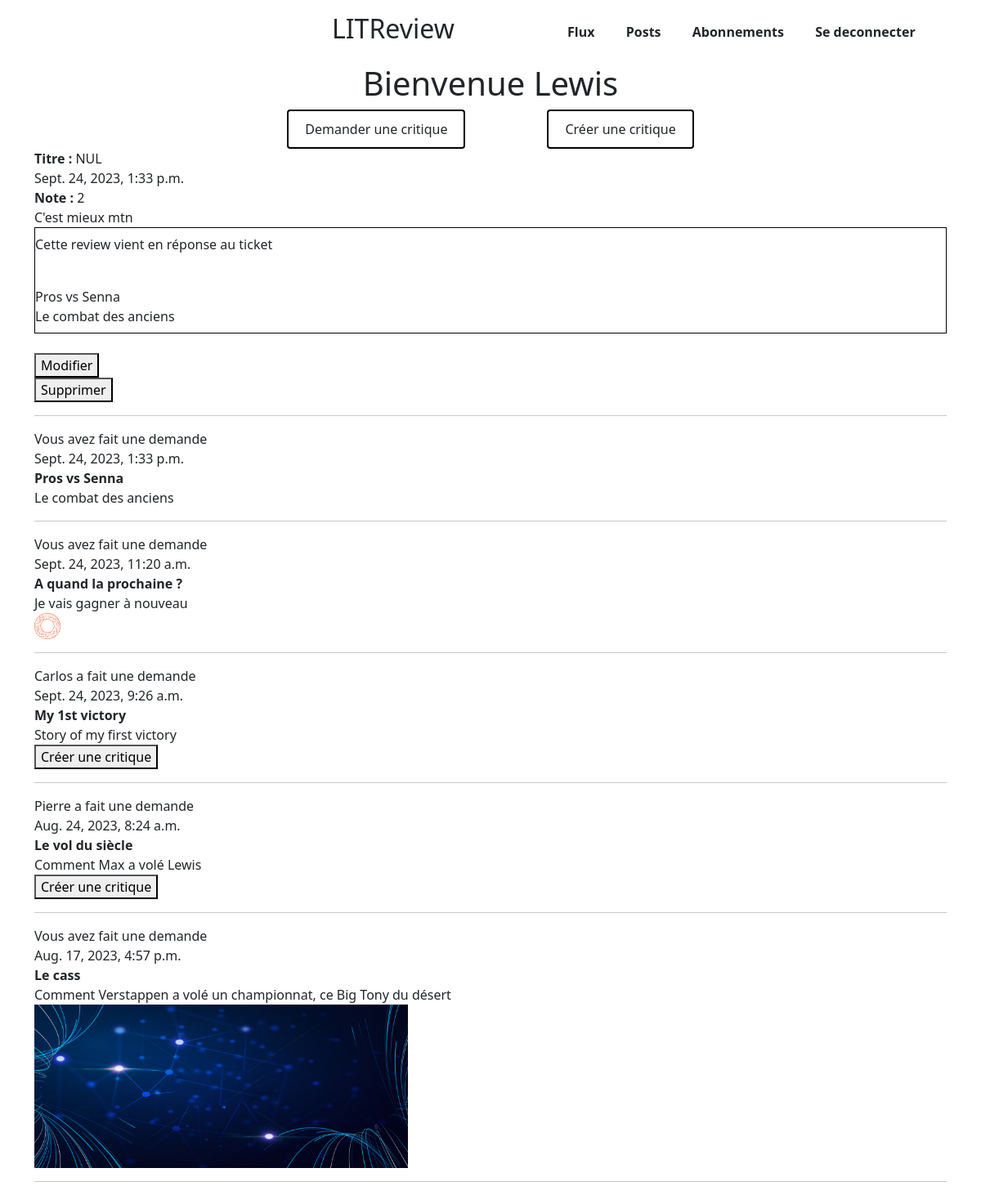
Before: /flux/ (signed in) with the older database file.
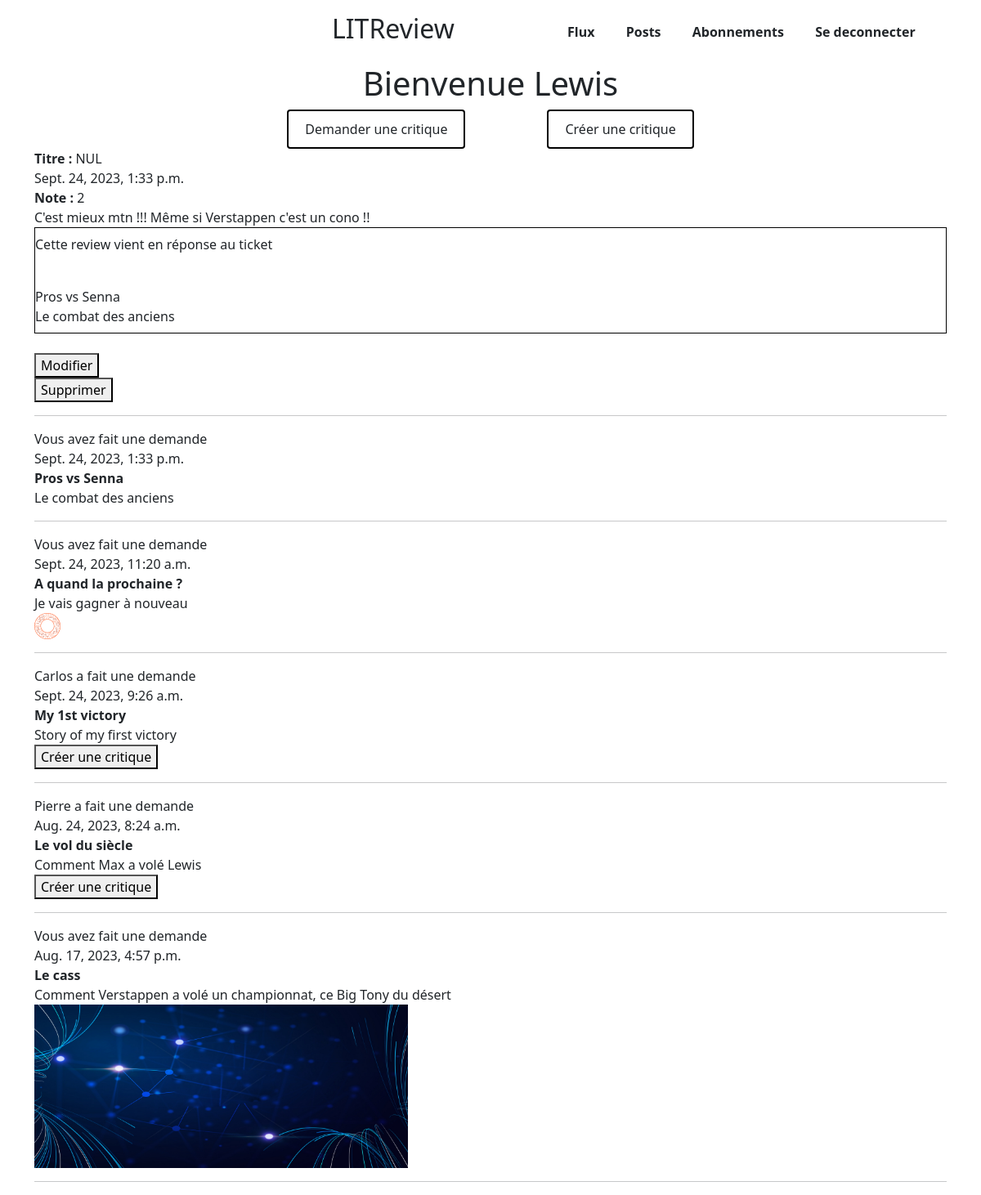
After: the same page with the newer database file.
### critiques/models.py (models this page shows, shortened)
class Review(models.Model):
    ticket = models.ForeignKey(to=Ticket, on_delete=models.CASCADE)
    rating = models.PositiveSmallIntegerField(
        validators=[MinValueValidator(0), MaxValueValidator(5)]
    )
    headline = models.CharField(max_length=128)
    body = models.TextField(max_length=8192, blank=True)
    time_created = models.DateTimeField(auto_now_add=True)
    user = models.ForeignKey(to=settings.AUTH_USER_MODEL, on_delete=models.CASCADE)

class Ticket(models.Model):
    title = models.CharField(max_length=128)
    description = models.TextField(max_length=2048, blank=True)
    image = models.ImageField(null=True, blank=True)
    time_created = models.DateTimeField(auto_now_add=True)
    user = models.ForeignKey(to=settings.AUTH_USER_MODEL, on_delete=models.CASCADE)

### critiques/views.py (the view)
# urls.py: path("flux/", flux, name="flux"),
@login_required
def flux(request):
    user_reviews = models.Review.objects.filter(user=request.user).annotate(
        content_type=Value("REVIEW", CharField())
    )
    user_tickets = models.Ticket.objects.filter(user=request.user).annotate(
        content_type=Value("TICKET", CharField())
    )
    followed_users = [uf.followed_user for uf in request.user.following.all()]
    followed_reviews = models.Review.objects.filter(user__in=followed_users).annotate(
        content_type=Value("REVIEW", CharField())
    )
    followed_tickets = models.Ticket.objects.filter(user__in=followed_users).annotate(
        content_type=Value("TICKET", CharField())
    )
    posts = sorted(
        chain(user_reviews, user_tickets, followed_reviews, followed_tickets),
        key=lambda post: post.time_created,
        reverse=True,
    )
    return render(request, "flux.html", context={"posts": posts})

### critiques/templates/flux.html
{% extends "base.html" %}
{% load static %}
{% block additional_css %}
<link rel="stylesheet" href="{% static 'critiques/css/flux.css' %}">
{% endblock %}
{% block content %}
    <div class="welcome">
        <h1>Bienvenue {{user.username}}</h1>
    </div>
    <div class="buttons_container">
        <a href="{% url 'ticket' %}" class="btn">Demander une critique</a>
        <a href="{% url 'critics' %}" class="btn">Créer une critique</a>
    </div>
    <div class="container feed">
        {% for post in posts %}
        {% if post.content_type == 'TICKET' %}
            {% include 'ticket_snippet.html' %}
        {% elif post.content_type == 'REVIEW' %}
            {% include 'review_snippet.html' %}
        {% endif %}
    {% endfor %}
    </div>
{% endblock %}

### critiques/templates/review_snippet.html (shortened to what this page needs)
<strong>Titre :</strong> {{ post.headline }}<br>
{{ post.time_created }}<br>
<strong>Note :</strong> {{ post.rating }}<br>
{{ post.body }}<br>
<div class="py-2" style="border:solid 1px black">
    <p>Cette review vient en réponse au ticket</p><br>
    {{ post.ticket.title }}<br>
    {{ post.ticket.description }}<br>
</div>
{% if post.user == request.user %}
        <br>
        <button><a href="{% url 'edit_review' post.id %}">Modifier</a></button>
        <form action="{% url 'delete_review' post.id %}" method="post">
            <button type="submit">Supprimer</button>
        </form>
    {% endif %}
<hr>

Changed rows visible on the page:
changed Review "NUL": body "C'est mieux mtn" → "C'est mieux mtn !!! Même si Verstappen c'est un cono !!"
